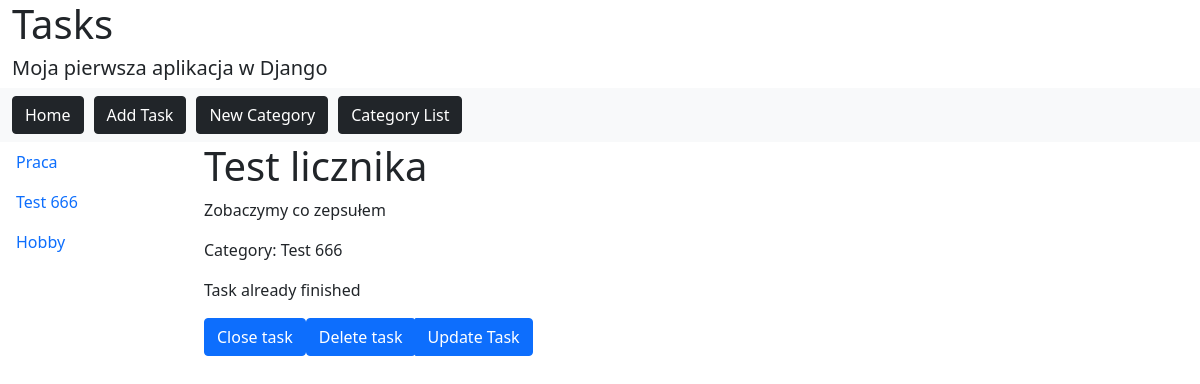
Before: /tasks/15/details/ with the older database file.
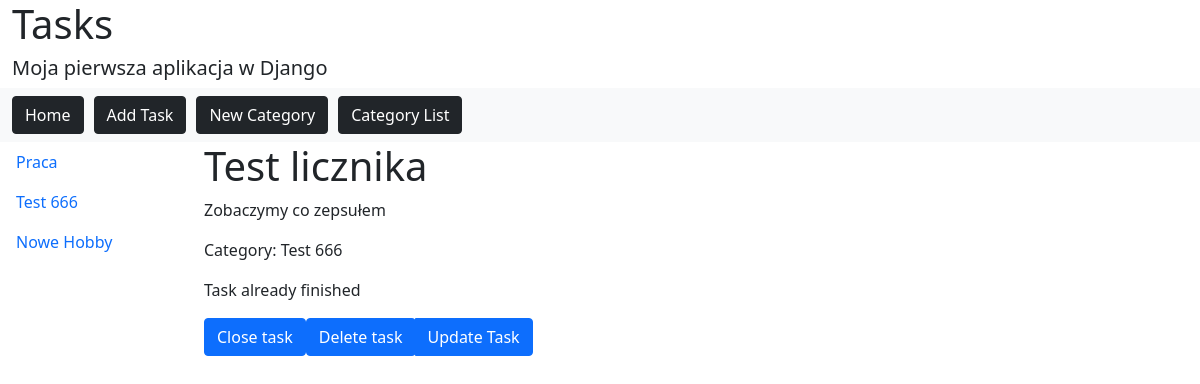
After: the same page with the newer database file.
### tasks/models.py (models this page shows)
class Category(models.Model):
	cat_name = models.CharField('Category', max_length=30)
	def __str__(self):
		return self.cat_name

### tasks/views/tasks.py (the view)
# urls.py: path('<int:task_id>/details/', views.task_details, name='task_details'),
def task_details(request, task_id):
	selected_task = Task.objects.get(pk=task_id)
	categories = Category.objects.all()
	context = {'selected_task': selected_task, 'categories': categories}
	return render(request, 'tasks/task_detail.html', context)

### tasks/templates/tasks/task_detail.html (shortened to what this page needs)
{% extends "maintemp.html" %}
{% block content %}
<h1>{{ selected_task.name }}</h1>
<p>{{ selected_task.details }}</p>
<p>Category: {{ selected_task.category }}</p>
<p>Task already finished</p>
<div class="btn-group">
	<form action="{% url 'tasks:close_task' selected_task.id %}" method="post">
     <input class="btn btn-primary" type="submit" value="Close task">
	</form>
	<form action="{% url 'tasks:delete_task' selected_task.id %}" method="post">
     <input class="btn btn-primary" type="submit" value="Delete task">
	</form>
	<a href="{% url 'tasks:update_task' selected_task.id %}" class="btn btn-primary">Update Task</a>
</div>
{% endblock %}

### tasks/templates/maintemp.html (shortened to what this page needs)
<!DOCTYPE html>
<html>
<head>
<link href="https://cdn.jsdelivr.net/npm/bootstrap@5.1.1/dist/css/bootstrap.min.css" rel="stylesheet">
</head>
<body>
<div class="container-fluid">
		{% block header %}
			<h1>Tasks</h1>
			<h5>Moja pierwsza aplikacja w Django</h5>
		{% endblock %}
</div>
<nav class="navbar navbar-expand-sm bg-light">
	<div class="container-fluid">
	<ul class="navbar-nav">
		<li class="nav-item" style="margin-right:10px">
			<a href="{% url 'tasks:index' %}" class="btn btn-dark">Home</a>
		</li>
		<li class="nav-item" style="margin-right:10px">
			<a href="{% url 'tasks:newtask' %}" class="btn btn-dark">Add Task</a>
		</li>
		<li class="nav-item" style="margin-right:10px">
			<a href="{% url 'tasks:newcategory' %}" class="btn btn-dark">New Category</a>
		</li>
		<li class="nav-item" style="margin-right:10px">
			<a href="{% url 'tasks:category_list' %}" class="btn btn-dark">Category List</a>
		</li>
	</ul>
	</div>
</nav>
<div class="row">
	<div class="col-lg-2">
		{% block sidebar %}
			{% if categories%}
				<ul class="nav flex-column">
					{%for category in categories %}
						<li class="nav-item"><a href="{% url 'tasks:categorized' category.id %}" class="nav-link">{{category.cat_name}}</a></li>
					{%endfor %}
				</ul>
			{% else %}
				<p>No categories</p>
			{%endif %}
		{% endblock %}
	</div>
	<div class="col-lg-8">
		{% block content %}{% endblock %}
	</div>
</div>
</body>
</html>

Changed rows visible on the page:
changed Category: cat_name "Hobby" → "Nowe Hobby"
